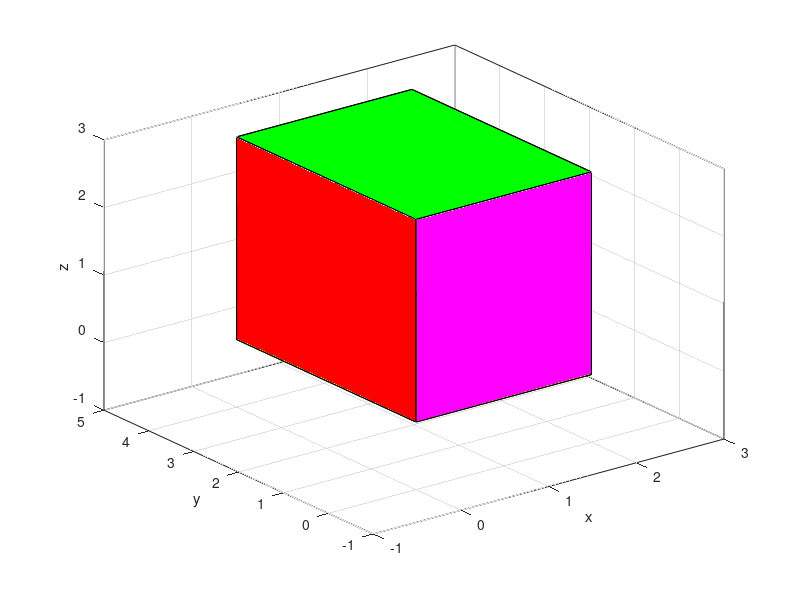
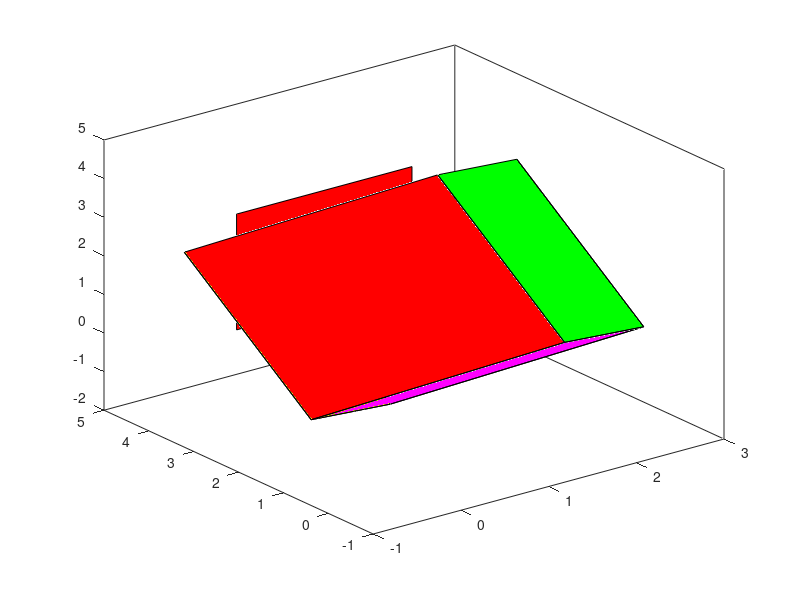

Write MATLAB code to recreate these figures, in order.
clc
clear
close all


p1=[0 0 0];
p2=[2 0 0];
p3=[2 4 0];
p4=[0 4 0];
p5=[0 0 3];
p6=[2 0 3];
p7=[2 4 3];
p8=[0 4 3];

phi = 45*pi/180;

Rx = ([1 0 0; 0 cos(phi) -sin(phi) ;0 sin(phi) cos(phi)]);
Ry = ([cos(phi) 0 sin(phi); 0 1 0; -sin(phi) 0 cos(phi)]);
Rz = ([cos(phi) -sin(phi) 0; sin(phi) cos(phi) 0; 0 0 1]);

Rxy = Rx*Ry;
Rxz = Rx*Rz;
Ryz = Ry*Rz;

Rxyz = Rx*Ry*Rz;

punkter = [p1' p2' p3' p4' p5' p6' p7' p8'];

x = [p1(1) p2(1) p3(1) p4(1)];
y = [p1(2) p2(2) p3(2) p4(2)];
z = [p1(3) p2(3) p3(3) p4(3)];

a = [p5(1) p6(1) p7(1) p8(1)];
b = [p5(2) p6(2) p7(2) p8(2)];
c = [p5(3) p6(3) p7(3) p8(3)];

d = [p4(1) p1(1) p5(1) p8(1)];
e = [p4(2) p1(2) p5(2) p8(2)];
f = [p4(3) p1(3) p5(3) p8(3)];

g = [p5(1) p6(1) p2(1) p1(1)];
h = [p5(2) p6(2) p2(2) p1(2)];
j = [p5(3) p6(3) p2(3) p1(3)];

k = [p6(1) p7(1) p3(1) p2(1)];
l = [p6(2) p7(2) p3(2) p2(2)];
m = [p6(3) p7(3) p3(3) p2(3)];

n = [p7(1) p8(1) p4(1) p3(1)];
o = [p7(2) p8(2) p4(2) p3(2)];
p = [p7(3) p8(3) p4(3) p3(3)];

fill3(x,y,z,1);
xlabel('x'); ylabel('y'); zlabel('z'); 

axis([-1 3 -1 5 -1 3]);
grid;
hold on;

fill3(a, b, c, 'g');
fill3(d, e, f, 'r');
fill3(g, h, j, 'm');
fill3(k, l, m, 'r');
fill3(n, o, p, 'r');

mittpunkt = [(p1+p2+p3+p4+p5+p6+p7+p8)/8]';
for s = 1:length(punkter)
    temp = punkter(:,s)-mittpunkt;
    Y(:,s)= temp';
    s = s+1;
end
RotOrigo =  Rxy*Y;
for s = 1:length(punkter)
    temp = RotOrigo(:,s)+mittpunkt;
    RotPol(:,s)= temp;
    s = s+1;
end


p1 = RotPol(:,1);
p2 = RotPol(:,2);
p3 = RotPol(:,3);
p4 = RotPol(:,4);
p5 = RotPol(:,5);
p6 = RotPol(:,6);
p7 = RotPol(:,7);
p8 = RotPol(:,8);

x = [p1(1) p2(1) p3(1) p4(1)];
y = [p1(2) p2(2) p3(2) p4(2)];
z = [p1(3) p2(3) p3(3) p4(3)];

a = [p5(1) p6(1) p7(1) p8(1)];
b = [p5(2) p6(2) p7(2) p8(2)];
c = [p5(3) p6(3) p7(3) p8(3)];

d = [p4(1) p1(1) p5(1) p8(1)];
e = [p4(2) p1(2) p5(2) p8(2)];
f = [p4(3) p1(3) p5(3) p8(3)];

g = [p5(1) p6(1) p2(1) p1(1)];
h = [p5(2) p6(2) p2(2) p1(2)];
j = [p5(3) p6(3) p2(3) p1(3)];

k = [p6(1) p7(1) p3(1) p2(1)];
l = [p6(2) p7(2) p3(2) p2(2)];
m = [p6(3) p7(3) p3(3) p2(3)];

figure


fill3(x,y,z,1);
hold on
fill3(a, b, c, 'g');
fill3(d, e, f, 'r');
fill3(g, h, j, 'm');
fill3(k, l, m, 'r');
fill3(n, o, p, 'r');